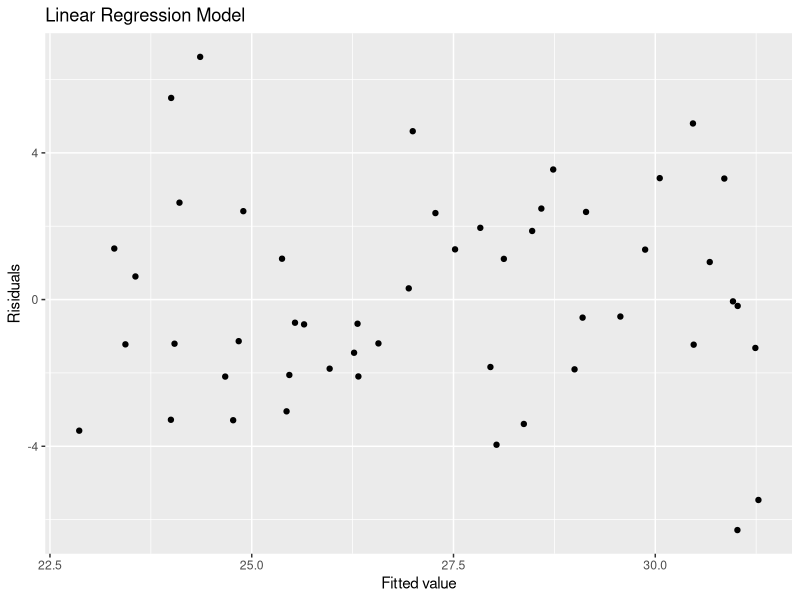
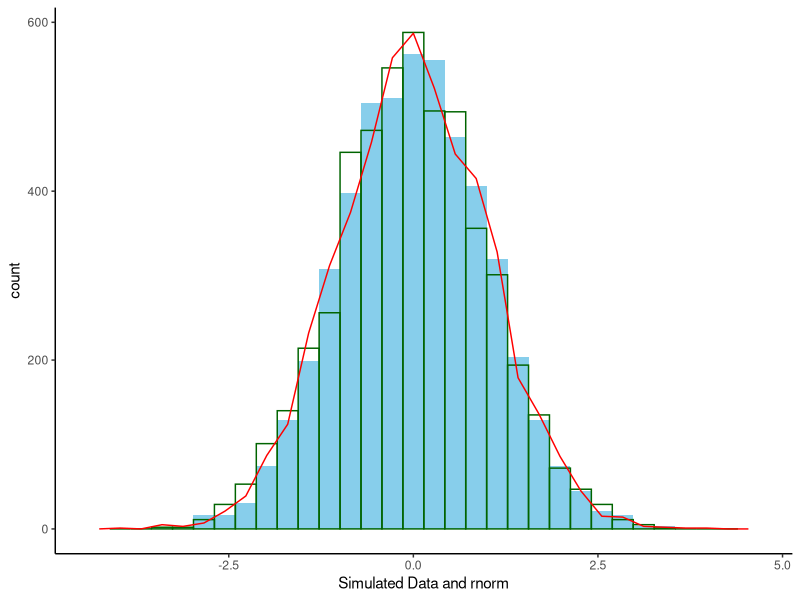

Write the R code that produced these figures, in order.
## ---- chunk 1

## ---- chunk 2

f <- function(s, n, p){
  rbi <- vector(length = s)
  for (i in 1: s) {
    rn <- runif(n)
    rb <- as.numeric(rn < p)
    rbi[i] <- sum(rb)
  }
    return(rbi)
}

## ---- chunk 3
library(microbenchmark)
rbinom(100, 3, 0.5)
f(100, 3, 0.5)

microbenchmark(rbinom(100, 3, 0.5), f(100, 3, 0.5))
## ---- chunk 4
library(ggplot2)
set.seed(123)
beta0 <- 15
beta1 <- 0.4
xl <- 20
xh <- 40
N <- 50
eps <- rnorm(N, 0, 3)
x <- runif(N, xl, xh)
y <- beta0 + beta1 * x + eps

fit <- lm(y~x)
fit

ggplot(mapping = aes(fit$fitted.values, fit$residuals)) +
  geom_point() + 
  labs(x = "Fitted value", y = "Risiduals", title = "Linear Regression Model")

## ---- chunk 5
n = 5000;
U1 = runif(n)
U2 = runif(n)
X = sqrt(-2 * log(U1)) * cos(2 * pi * U2)
Y = sqrt(-2 * log(U1)) * sin(2 * pi * U2)
X1 <- rnorm(5000)

par(mfrow = c(1, 2))
ggplot() +
  geom_histogram(aes(Y), bins = 30, fill = "sky Blue") +
  geom_histogram(aes(X), bins = 30, col = "dark green", fill = NA) +
  geom_freqpoly(aes(X1), bins = 30, col = "red") +
  labs(x = "Simulated Data and rnorm") +
  theme_classic()

